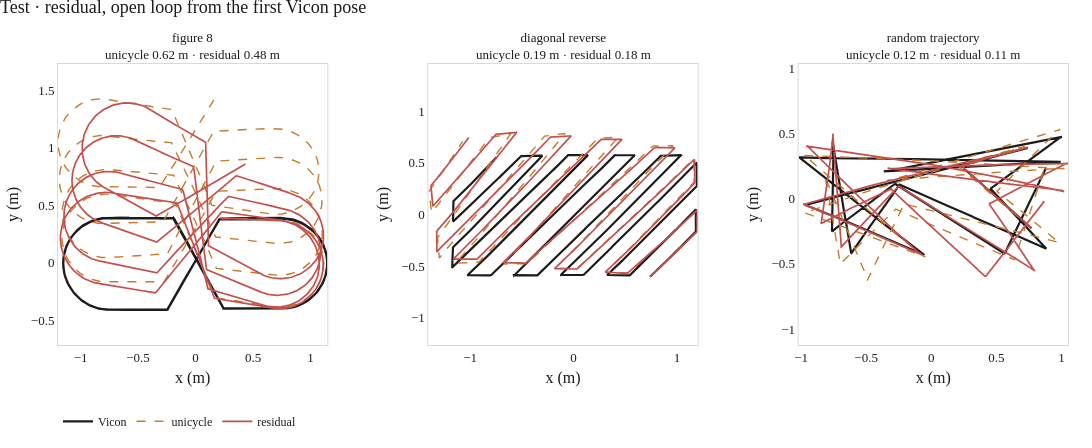

This figure's notebook cell:
### Code cell
residual, _residual_result, residual_flag = load_checkpoint("residual")
plot_rollouts(
    residual,
    test_logs,
    residual=residual_flag,
    color=COLORS["residual"],
    label="residual",
    set_label="Test",
)

### Figure 1 — Plotly figure (JSON) as saved in the notebook; plotly's stock layout.template omitted (floating-point values rounded to 4 significant figures; data arrays with more than 128 entries replaced by an {"elided": "..."} marker saying what was removed)
{"data": [{"hovertemplate": "%{x:.3f}, %{y:.3f}<extra>Vicon</extra>", "legendgroup": "Vicon", "line": {"color": "#1c1c1c", "width": 2.2}, "mode": "lines", "name": "Vicon", "showlegend": true, "type": "scatter", "x": {"elided": "2329 float values"}, "xaxis": "x", "y": {"elided": "2329 float values"}, "yaxis": "y"}, {"hovertemplate": "%{x:.3f}, %{y:.3f}<extra>unicycle</extra>", "legendgroup": "unicycle", "line": {"color": "#c47b2b", "dash": "dash", "width": 1.4}, "mode": "lines", "name": "unicycle", "showlegend": true, "type": "scatter", "x": {"elided": "2329 float values"}, "xaxis": "x", "y": {"elided": "2329 float values"}, "yaxis": "y"}, {"hovertemplate": "%{x:.3f}, %{y:.3f}<extra>residual</extra>", "legendgroup": "residual", "line": {"color": "#c4504d", "width": 1.7}, "mode": "lines", "name": "residual", "showlegend": true, "type": "scatter", "x": {"elided": "2329 float values"}, "xaxis": "x", "y": {"elided": "2329 float values"}, "yaxis": "y"}, {"hovertemplate": "%{x:.3f}, %{y:.3f}<extra>Vicon</extra>", "legendgroup": "Vicon", "line": {"color": "#1c1c1c", "width": 2.2}, "mode": "lines", "name": "Vicon", "showlegend": false, "type": "scatter", "x": {"elided": "1976 float values"}, "xaxis": "x2", "y": {"elided": "1976 float values"}, "yaxis": "y2"}, {"hovertemplate": "%{x:.3f}, %{y:.3f}<extra>unicycle</extra>", "legendgroup": "unicycle", "line": {"color": "#c47b2b", "dash": "dash", "width": 1.4}, "mode": "lines", "name": "unicycle", "showlegend": false, "type": "scatter", "x": {"elided": "1976 float values"}, "xaxis": "x2", "y": {"elided": "1976 float values"}, "yaxis": "y2"}, {"hovertemplate": "%{x:.3f}, %{y:.3f}<extra>residual</extra>", "legendgroup": "residual", "line": {"color": "#c4504d", "width": 1.7}, "mode": "lines", "name": "residual", "showlegend": false, "type": "scatter", "x": {"elided": "1976 float values"}, "xaxis": "x2", "y": {"elided": "1976 float values"}, "yaxis": "y2"}, {"hovertemplate": "%{x:.3f}, %{y:.3f}<extra>Vicon</extra>", "legendgroup": "Vicon", "line": {"color": "#1c1c1c", "width": 2.2}, "mode": "lines", "name": "Vicon", "showlegend": false, "type": "scatter", "x": {"elided": "1702 float values"}, "xaxis": "x3", "y": {"elided": "1702 float values"}, "yaxis": "y3"}, {"hovertemplate": "%{x:.3f}, %{y:.3f}<extra>unicycle</extra>", "legendgroup": "unicycle", "line": {"color": "#c47b2b", "dash": "dash", "width": 1.4}, "mode": "lines", "name": "unicycle", "showlegend": false, "type": "scatter", "x": {"elided": "1702 float values"}, "xaxis": "x3", "y": {"elided": "1702 float values"}, "yaxis": "y3"}, {"hovertemplate": "%{x:.3f}, %{y:.3f}<extra>residual</extra>", "legendgroup": "residual", "line": {"color": "#c4504d", "width": 1.7}, "mode": "lines", "name": "residual", "showlegend": false, "type": "scatter", "x": {"elided": "1702 float values"}, "xaxis": "x3", "y": {"elided": "1702 float values"}, "yaxis": "y3"}], "layout": {"annotations": [{"font": {"color": "#1c1c1c", "size": 13}, "showarrow": false, "text": "figure 8<br>unicycle 0.62 m · residual 0.48 m", "x": 0.1333, "xanchor": "center", "xref": "paper", "y": 1, "yanchor": "bottom", "yref": "paper"}, {"font": {"color": "#1c1c1c", "size": 13}, "showarrow": false, "text": "diagonal reverse<br>unicycle 0.19 m · residual 0.18 m", "x": 0.5, "xanchor": "center", "xref": "paper", "y": 1, "yanchor": "bottom", "yref": "paper"}, {"font": {"color": "#1c1c1c", "size": 13}, "showarrow": false, "text": "random trajectory<br>unicycle 0.12 m · residual 0.11 m", "x": 0.8667, "xanchor": "center", "xref": "paper", "y": 1, "yanchor": "bottom", "yref": "paper"}], "font": {"color": "#1c1c1c", "family": "Inter, Source Sans 3, sans-serif", "size": 13}, "height": 448, "legend": {"font": {"size": 12}, "orientation": "h", "x": 0, "y": -0.22, "yanchor": "top"}, "margin": {"b": 100, "l": 48, "r": 24, "t": 64}, "paper_bgcolor": "white", "plot_bgcolor": "white", "title": {"text": "Test · residual, open loop from the first Vicon pose", "x": 0, "xanchor": "left", "xref": "container", "y": 1, "yanchor": "top", "yref": "container"}, "width": 1380, "xaxis": {"anchor": "y", "domain": [0, 0.2667], "linecolor": "#d9d9d9", "mirror": true, "showgrid": false, "title": {"standoff": 8, "text": "x (m)"}, "zeroline": false}, "xaxis2": {"anchor": "y2", "domain": [0.3667, 0.6333], "linecolor": "#d9d9d9", "mirror": true, "showgrid": false, "title": {"standoff": 8, "text": "x (m)"}, "zeroline": false}, "xaxis3": {"anchor": "y3", "domain": [0.7333, 1], "linecolor": "#d9d9d9", "mirror": true, "showgrid": false, "title": {"standoff": 8, "text": "x (m)"}, "zeroline": false}, "yaxis": {"anchor": "x", "domain": [0, 1], "linecolor": "#d9d9d9", "mirror": true, "scaleanchor": "x", "scaleratio": 1, "showgrid": false, "title": {"standoff": 8, "text": "y (m)"}, "zeroline": false}, "yaxis2": {"anchor": "x2", "domain": [0, 1], "linecolor": "#d9d9d9", "mirror": true, "scaleanchor": "x2", "scaleratio": 1, "showgrid": false, "title": {"standoff": 8, "text": "y (m)"}, "zeroline": false}, "yaxis3": {"anchor": "x3", "domain": [0, 1], "linecolor": "#d9d9d9", "mirror": true, "scaleanchor": "x3", "scaleratio": 1, "showgrid": false, "title": {"standoff": 8, "text": "y (m)"}, "zeroline": false}}}
